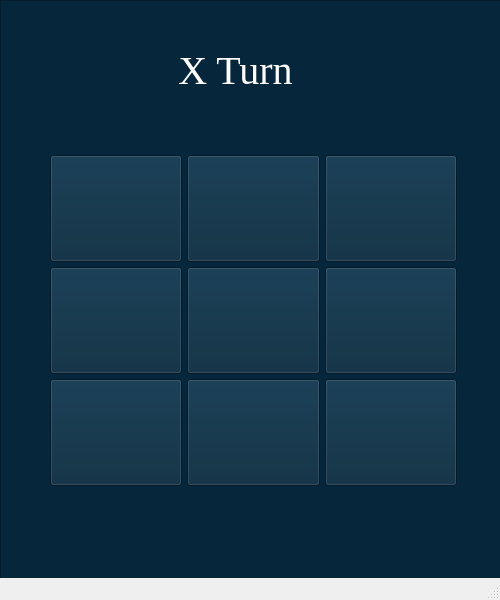
<?xml version="1.0" encoding="UTF-8"?>
<ui version="4.0">
 <class>TicTacToeWindow</class>
 <widget class="QMainWindow" name="TicTacToeWindow">
  <property name="geometry">
   <rect>
    <x>0</x>
    <y>0</y>
    <width>500</width>
    <height>600</height>
   </rect>
  </property>
  <property name="sizePolicy">
   <sizepolicy hsizetype="Ignored" vsizetype="Ignored">
    <horstretch>0</horstretch>
    <verstretch>0</verstretch>
   </sizepolicy>
  </property>
  <property name="windowTitle">
   <string>TicTacToe</string>
  </property>
  <property name="windowIcon">
   <iconset>
    <normaloff>icons/icons8-xo-xo-64.png</normaloff>icons/icons8-xo-xo-64.png</iconset>
  </property>
  <widget class="QWidget" name="centralwidget">
   <widget class="QFrame" name="frame">
    <property name="geometry">
     <rect>
      <x>0</x>
      <y>0</y>
      <width>860</width>
      <height>621</height>
     </rect>
    </property>
    <property name="sizePolicy">
     <sizepolicy hsizetype="Fixed" vsizetype="Fixed">
      <horstretch>0</horstretch>
      <verstretch>0</verstretch>
     </sizepolicy>
    </property>
    <property name="styleSheet">
     <string notr="true">background-color:#05263B;
opacity: 0.8;</string>
    </property>
    <property name="frameShape">
     <enum>QFrame::StyledPanel</enum>
    </property>
    <property name="frameShadow">
     <enum>QFrame::Raised</enum>
    </property>
    <widget class="QFrame" name="frame_2">
     <property name="geometry">
      <rect>
       <x>45</x>
       <y>150</y>
       <width>416</width>
       <height>340</height>
      </rect>
     </property>
     <property name="styleSheet">
      <string notr="true">background-color:#05263B;
opacity: 0.8;</string>
     </property>
     <property name="frameShape">
      <enum>QFrame::StyledPanel</enum>
     </property>
     <property name="frameShadow">
      <enum>QFrame::Raised</enum>
     </property>
     <widget class="QWidget" name="gridLayoutWidget">
      <property name="geometry">
       <rect>
        <x>0</x>
        <y>0</y>
        <width>417</width>
        <height>341</height>
       </rect>
      </property>
      <layout class="QGridLayout" name="gridLayout" rowstretch="0,0,0" columnstretch="0,0,0">
       <property name="sizeConstraint">
        <enum>QLayout::SetNoConstraint</enum>
       </property>
       <property name="leftMargin">
        <number>5</number>
       </property>
       <property name="topMargin">
        <number>5</number>
       </property>
       <property name="rightMargin">
        <number>5</number>
       </property>
       <property name="bottomMargin">
        <number>5</number>
       </property>
       <property name="spacing">
        <number>5</number>
       </property>
       <item row="1" column="0">
        <widget class="QPushButton" name="B1">
         <property name="sizePolicy">
          <sizepolicy hsizetype="Expanding" vsizetype="Expanding">
           <horstretch>0</horstretch>
           <verstretch>0</verstretch>
          </sizepolicy>
         </property>
         <property name="styleSheet">
          <string notr="true">QPushButton:hover{
	background-color: #163B50;
}

QPushButton{
	color: white;
	font-size: 40px;
	font-family: &quot;Times New Roman&quot;;
}</string>
         </property>
         <property name="text">
          <string/>
         </property>
         <property name="shortcut">
          <string>4</string>
         </property>
        </widget>
       </item>
       <item row="0" column="2">
        <widget class="QPushButton" name="A3">
         <property name="sizePolicy">
          <sizepolicy hsizetype="Expanding" vsizetype="Expanding">
           <horstretch>0</horstretch>
           <verstretch>0</verstretch>
          </sizepolicy>
         </property>
         <property name="styleSheet">
          <string notr="true">QPushButton:hover{
	background-color: #163B50;
}

QPushButton{
	color: white;
	font-size: 40px;
	font-family: &quot;Times New Roman&quot;;
}</string>
         </property>
         <property name="text">
          <string/>
         </property>
         <property name="shortcut">
          <string>9</string>
         </property>
        </widget>
       </item>
       <item row="1" column="2">
        <widget class="QPushButton" name="B3">
         <property name="sizePolicy">
          <sizepolicy hsizetype="Expanding" vsizetype="Expanding">
           <horstretch>0</horstretch>
           <verstretch>0</verstretch>
          </sizepolicy>
         </property>
         <property name="styleSheet">
          <string notr="true">QPushButton:hover{
	background-color: #163B50;
}

QPushButton{
	color: white;
	font-size: 40px;
	font-family: &quot;Times New Roman&quot;;
}</string>
         </property>
         <property name="text">
          <string/>
         </property>
         <property name="shortcut">
          <string>6</string>
         </property>
        </widget>
       </item>
       <item row="2" column="1">
        <widget class="QPushButton" name="C2">
         <property name="sizePolicy">
          <sizepolicy hsizetype="Expanding" vsizetype="Expanding">
           <horstretch>0</horstretch>
           <verstretch>0</verstretch>
          </sizepolicy>
         </property>
         <property name="styleSheet">
          <string notr="true">QPushButton:hover{
	background-color: #163B50;
}

QPushButton{
	color: white;
	font-size: 40px;
	font-family: &quot;Times New Roman&quot;;
}</string>
         </property>
         <property name="text">
          <string/>
         </property>
         <property name="shortcut">
          <string>2</string>
         </property>
        </widget>
       </item>
       <item row="2" column="0">
        <widget class="QPushButton" name="C1">
         <property name="sizePolicy">
          <sizepolicy hsizetype="Expanding" vsizetype="Expanding">
           <horstretch>0</horstretch>
           <verstretch>0</verstretch>
          </sizepolicy>
         </property>
         <property name="styleSheet">
          <string notr="true">QPushButton:hover{
	background-color: #163B50;
}

QPushButton{
	color: white;
	font-size: 40px;
	font-family: &quot;Times New Roman&quot;;
}</string>
         </property>
         <property name="text">
          <string/>
         </property>
         <property name="shortcut">
          <string>1</string>
         </property>
        </widget>
       </item>
       <item row="2" column="2">
        <widget class="QPushButton" name="C3">
         <property name="sizePolicy">
          <sizepolicy hsizetype="Expanding" vsizetype="Expanding">
           <horstretch>0</horstretch>
           <verstretch>0</verstretch>
          </sizepolicy>
         </property>
         <property name="styleSheet">
          <string notr="true">QPushButton:hover{
	background-color: #163B50;
}

QPushButton{
	color: white;
	font-size: 40px;
	font-family: &quot;Times New Roman&quot;;
}</string>
         </property>
         <property name="text">
          <string/>
         </property>
         <property name="shortcut">
          <string>3</string>
         </property>
        </widget>
       </item>
       <item row="0" column="0">
        <widget class="QPushButton" name="A1">
         <property name="enabled">
          <bool>true</bool>
         </property>
         <property name="sizePolicy">
          <sizepolicy hsizetype="Expanding" vsizetype="Expanding">
           <horstretch>0</horstretch>
           <verstretch>0</verstretch>
          </sizepolicy>
         </property>
         <property name="minimumSize">
          <size>
           <width>0</width>
           <height>0</height>
          </size>
         </property>
         <property name="font">
          <font>
           <family>Times New Roman</family>
           <pointsize>-1</pointsize>
           <weight>50</weight>
           <bold>false</bold>
          </font>
         </property>
         <property name="styleSheet">
          <string notr="true">QPushButton:hover{
	background-color: #163B50;
}

QPushButton{
	color: white;
	font-size: 40px;
	font-family: &quot;Times New Roman&quot;;
}</string>
         </property>
         <property name="text">
          <string/>
         </property>
         <property name="shortcut">
          <string>7</string>
         </property>
        </widget>
       </item>
       <item row="1" column="1">
        <widget class="QPushButton" name="B2">
         <property name="sizePolicy">
          <sizepolicy hsizetype="Expanding" vsizetype="Expanding">
           <horstretch>0</horstretch>
           <verstretch>0</verstretch>
          </sizepolicy>
         </property>
         <property name="styleSheet">
          <string notr="true">QPushButton:hover{
	background-color: #163B50;
}

QPushButton{
	color: white;
	font-size: 40px;
	font-family: &quot;Times New Roman&quot;;
}</string>
         </property>
         <property name="text">
          <string/>
         </property>
         <property name="shortcut">
          <string>5</string>
         </property>
        </widget>
       </item>
       <item row="0" column="1">
        <widget class="QPushButton" name="A2">
         <property name="sizePolicy">
          <sizepolicy hsizetype="Expanding" vsizetype="Expanding">
           <horstretch>0</horstretch>
           <verstretch>0</verstretch>
          </sizepolicy>
         </property>
         <property name="styleSheet">
          <string notr="true">QPushButton:hover{
	background-color: #163B50;
}

QPushButton{
	color: white;
	font-size: 40px;
	font-family: &quot;Times New Roman&quot;;
}</string>
         </property>
         <property name="text">
          <string/>
         </property>
         <property name="shortcut">
          <string>8</string>
         </property>
        </widget>
       </item>
      </layout>
     </widget>
    </widget>
    <widget class="QLabel" name="MainLabel">
     <property name="geometry">
      <rect>
       <x>110</x>
       <y>50</y>
       <width>251</width>
       <height>41</height>
      </rect>
     </property>
     <property name="font">
      <font>
       <family>Times New Roman</family>
       <pointsize>-1</pointsize>
       <underline>false</underline>
      </font>
     </property>
     <property name="styleSheet">
      <string notr="true">
	color: white;
	font-size: 40px;
	font-family: &quot;Times New Roman&quot;;
</string>
     </property>
     <property name="text">
      <string>X Turn</string>
     </property>
     <property name="alignment">
      <set>Qt::AlignCenter</set>
     </property>
    </widget>
   </widget>
  </widget>
  <widget class="QMenuBar" name="menubar">
   <property name="geometry">
    <rect>
     <x>0</x>
     <y>0</y>
     <width>500</width>
     <height>21</height>
    </rect>
   </property>
  </widget>
  <widget class="QStatusBar" name="statusbar"/>
 </widget>
 <resources/>
 <connections/>
</ui>
